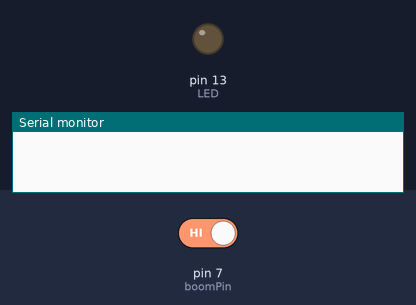
Bench run of a sketch on a simulated Arduino Uno, built with avr-gcc and run on an emulated ATmega328P. Parts: output pins drawn as LEDs (lit = HIGH), the last lines printed to the serial monitor. Inputs (shaded band) come from the test bench; at power-on: pin 7 (boomPin) HIGH.

Above: at 1.2 s.
1.3 s: pin 7 (boomPin) driven LOW
At 1.5 s:
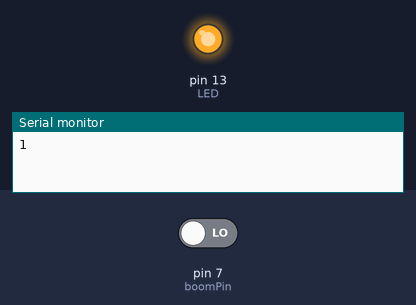
3.1 s: pin 7 (boomPin) driven HIGH
At 4.0 s:
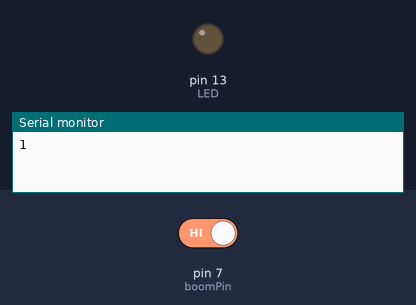
Timing chart, 0 to 6.1 s (numbered marks = the images above; inputs shaded):
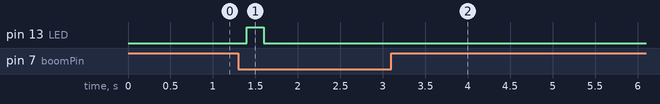

Measured:
- after the input at 1.3 s, pin 13 (LED): LOW → HIGH after 0.10 s, → LOW 0.20 s later
- after the input at 3.1 s, pin 13 (LED): stops changing and stays LOW

The sketch:

Infrarood_bomenteller_AGV.ino
```cpp
int LED = 13; // Use the onboard Uno LED
int boomPin = 7;  // This is our input pin
int boomDetect = HIGH;  // HIGH MEANS NO OBSTACLE
int boomteller = 0;
int tickdo = LOW;
int timer = 0;
/*
 * kijken of git dit automaties goed doet
 *
 */


void setup() {
  pinMode(LED, OUTPUT);
  pinMode(boomPin, INPUT);
  Serial.begin(9600);
}
void loop() {
  boomDetect = digitalRead(boomPin);
  if ((boomDetect == LOW) && (tickdo == LOW))
  {
    boomteller++;
    Serial.println(boomteller);
    digitalWrite(LED, HIGH);
    tickdo = HIGH;

  }
  else
  {
    digitalWrite(LED, LOW);
  }
  timer++;
  if (timer == 25){
      tickdo = LOW;
      timer = 0;
      }
      delay(200);
}

/*
 * verandering
 * /
*/
```
